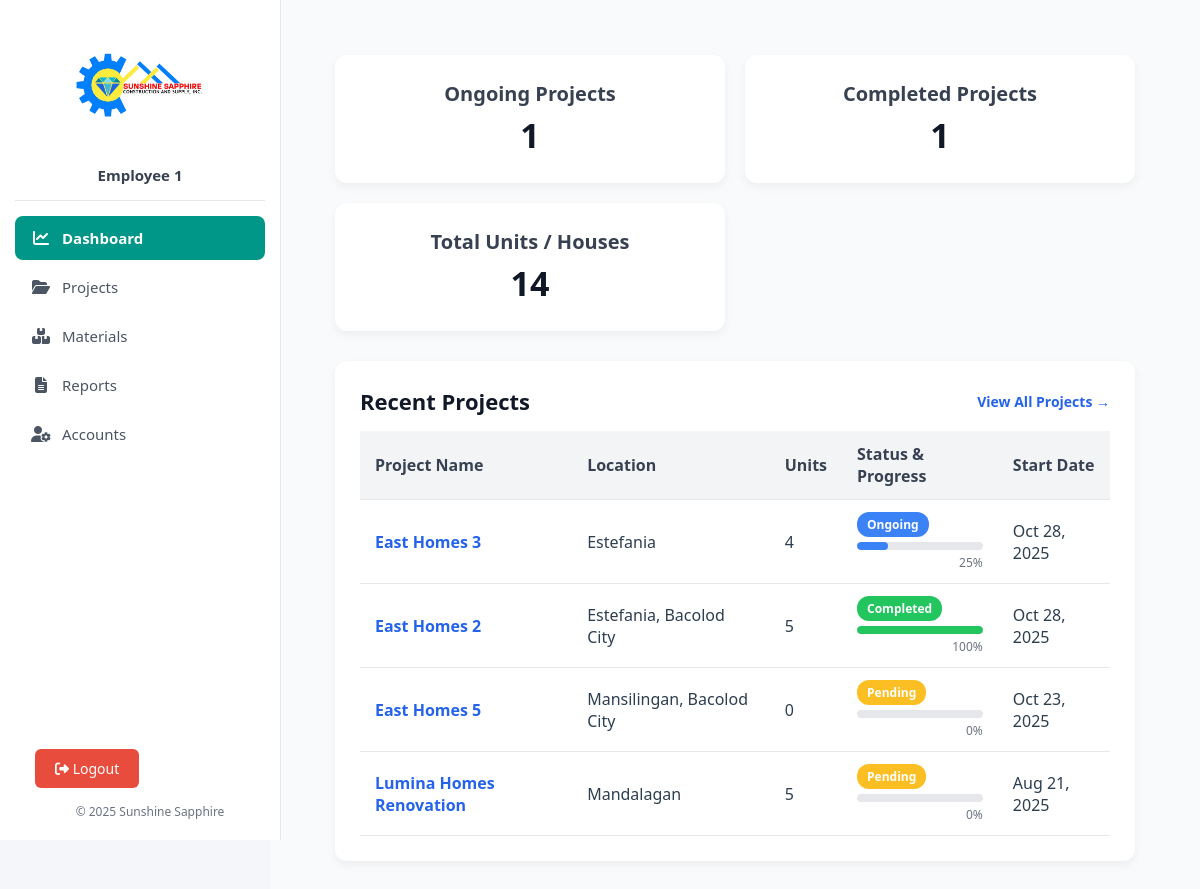
The app's page /dashboard.php (signed in) with its own data.
### tables this page shows
CREATE TABLE `projects` (
  `id` int(11) NOT NULL,
  `name` varchar(255) NOT NULL,
  `location` varchar(255) DEFAULT NULL,
  `units` int(11) NOT NULL,
  `progress` int(11) DEFAULT 0,
  `status` enum('Ongoing','Completed','Pending') NOT NULL DEFAULT 'Pending',
  `is_deleted` tinyint(1) DEFAULT 0,
  `deleted_at` datetime DEFAULT NULL,
  `created_at` timestamp NOT NULL DEFAULT current_timestamp(),
  `folder_path` varchar(255) DEFAULT NULL
);

### dashboard.php (the view, shortened to what this page needs)
<?php
require_once __DIR__ . '/includes/db.php';
$total_ongoing = $conn->query("SELECT COUNT(*) AS total FROM projects WHERE status = 'Ongoing'")->fetch_assoc()['total'];
$total_completed = $conn->query("SELECT COUNT(*) AS total FROM projects WHERE projects.status = 'Completed'")->fetch_assoc()['total'];
$total_units = $conn->query("SELECT COUNT(*) AS total FROM project_units")->fetch_assoc()['total'] ?? 0;
$query = "
    SELECT
        p.id,
        p.name,
        p.location,
        p.status,
        p.created_at,
        (SELECT COUNT(*) FROM project_units pu WHERE pu.project_id = p.id) AS unit_count,
        COALESCE((
            SELECT ROUND(AVG(pu.progress))
            FROM project_units pu
            WHERE pu.project_id = p.id
        ), 0) AS progress
    FROM projects p
    ORDER BY p.id DESC
    LIMIT 5
";
$projects = $conn->query($query);
require_once __DIR__ . '/includes/header.php';
?>
<div class="dashboard-container">
    <div class="stats-grid">
        <div class="stat-card">
            <h3>Ongoing Projects</h3>
            <p><?= $total_ongoing ?></p>
        </div>
        <div class="stat-card">
            <h3>Completed Projects</h3>
            <p><?= $total_completed ?></p>
        </div>
        <div class="stat-card">
            <h3>Total Units / Houses</h3>
            <p><?= $total_units ?></p>
        </div>
    </div>
    <div class="table-card">
        <div class="table-header">
            <h3>Recent Projects</h3>
            <a href="uploads/projects.php" class="view-all-link">View All Projects →</a>
        </div>
        <table class="table">
            <thead>
                <tr>
                    <th>Project Name</th>
                    <th>Location</th>
                    <th>Units</th>
                    <th>Status & Progress</th>
                    <th>Start Date</th>
                </tr>
            </thead>
            <tbody>
                <?php if ($projects->num_rows > 0): ?>
                    <?php while ($p = $projects->fetch_assoc()): ?>
                        <?php
                            $progress = intval($p['progress'] ?? 0);
                            $status = $p['status'];
                            if ($progress >= 100) {
                                $status = 'Completed';
                            }
                        ?>
                        <tr>
                            <td>
                                <a href="modules/view_project.php?id=<?= $p['id'] ?>"
                                   style="color:#2563eb;text-decoration:none;font-weight:600;">
                                   <?= htmlspecialchars($p['name']) ?>
                                </a>
                            </td>
                            <td><?= htmlspecialchars($p['location']) ?></td>
                            <td><?= (int)$p['unit_count'] ?></td>
                            <td>
                                <span class="status-badge <?= htmlspecialchars($status) ?>">
                                    <?= htmlspecialchars($status) ?>
                                </span>
                                <div class="progress-container">
                                    <div class="progress-bar <?= htmlspecialchars($status) ?>"
                                         style="width: <?= $progress ?>%;"></div>
                                </div>
                                <div class="progress-text"><?= $progress ?>%</div>
                            </td>
                            <td><?= date('M d, Y', strtotime($p['created_at'])) ?></td>
                        </tr>
                    <?php endwhile; ?>
                <?php else: ?>
                    <tr><td colspan="5" style="text-align:center;color:#6b7280;">No projects found.</td></tr>
                <?php endif; ?>
            </tbody>
        </table>
    </div>
</div>
</div>
</body>
</html>

### includes/header.php (style rules this page uses)
body { margin: 0; font-family: "Segoe UI", sans-serif; background-color: #f4f6f9; color: #2c3e50; }

### dashboard.php (style rules this page uses)
.dashboard-container { padding: 25px; background-color: #f8fafc; min-height: 100vh; }
.stats-grid { display: grid; grid-template-columns: repeat(auto-fit, minmax(260px, 1fr)); gap: 20px; margin-bottom: 30px; }
.stat-card { background: #fff; border-radius: 12px; padding: 25px 30px; box-shadow: 0 4px 10px rgba(0,0,0,0.05); text-align: center; transition: transform 0.2s; }
.stat-card h3 { margin: 0; font-size: 20px; color: #374151; }
.stat-card p { font-size: 34px; font-weight: 700; margin: 5px 0 0; color: #111827; }
.table-card { background: #fff; border-radius: 12px; padding: 25px; box-shadow: 0 4px 10px rgba(0,0,0,0.05); }
.table-header { display: flex; justify-content: space-between; align-items: center; margin-bottom: 15px; }
.table-header h3 { font-size: 22px; font-weight: 700; color: #111827; margin: 0; }
.view-all-link { color: #2563eb; font-weight: 600; text-decoration: none; font-size: 14px; transition: color 0.2s ease; }
.table { width: 100%; border-collapse: collapse; }
.table th, .table td { padding: 12px 15px; text-align: left; border-bottom: 1px solid #e5e7eb; }
.table th { background-color: #f3f4f6; font-weight: 600; color: #374151; }
.status-badge { padding: 4px 10px; border-radius: 12px; font-size: 12px; color: #fff; font-weight: 600; }
.status-badge.Pending { background-color: #fbbf24; }
.status-badge.Ongoing { background-color: #3b82f6; }
.status-badge.Completed { background-color: #22c55e; }
.progress-container { margin-top: 8px; width: 100%; height: 8px; background-color: #e5e7eb; border-radius: 6px; overflow: hidden; }
.progress-bar { height: 100%; border-radius: 6px; transition: width 0.4s ease-in-out; }
.progress-bar.Ongoing { background-color: #3b82f6; }
.progress-bar.Completed { background-color: #22c55e; }
.progress-text { font-size: 12px; color: #6b7280; text-align: right; margin-top: 4px; }

### records on screen
projects: name "East Homes 3", location "Estefania", unit_count "4", status "Ongoing", progress "25", created_at "Oct 28, 2025"
projects: name "East Homes 2", location "Estefania, Bacolod City", unit_count "5", status "Completed", progress "100", created_at "Oct 28, 2025"
projects: name "East Homes 5", location "Mansilingan, Bacolod City", unit_count "0", status "Pending", progress "0", created_at "Oct 23, 2025"
projects: name "Lumina Homes Renovation", location "Mandalagan", unit_count "5", status "Pending", progress "0", created_at "Aug 21, 2025"

### other values on screen
$_SESSION['display_name'] "Employee 1"
$total_ongoing "1"
$total_completed "1"
$total_units "14"
